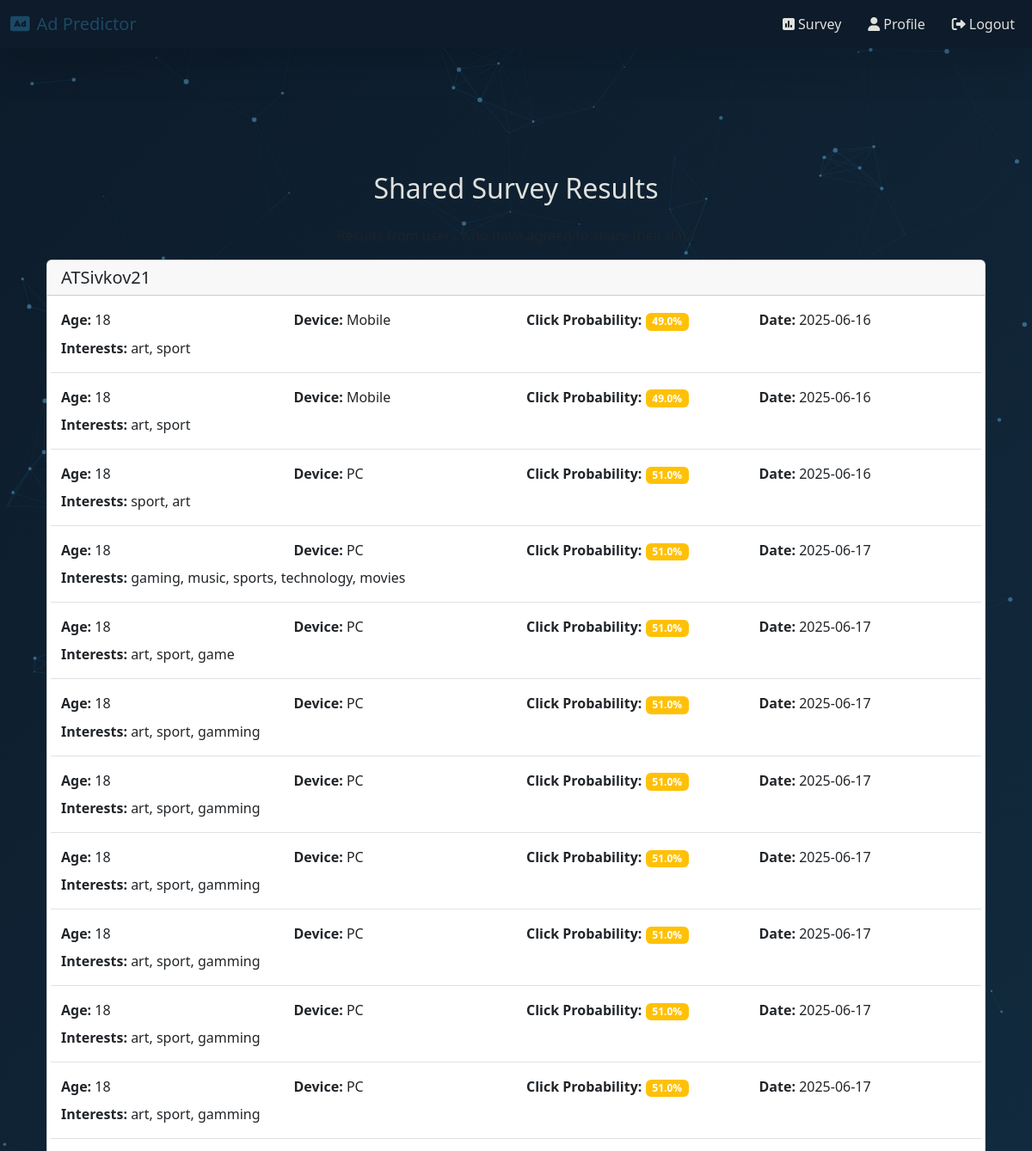
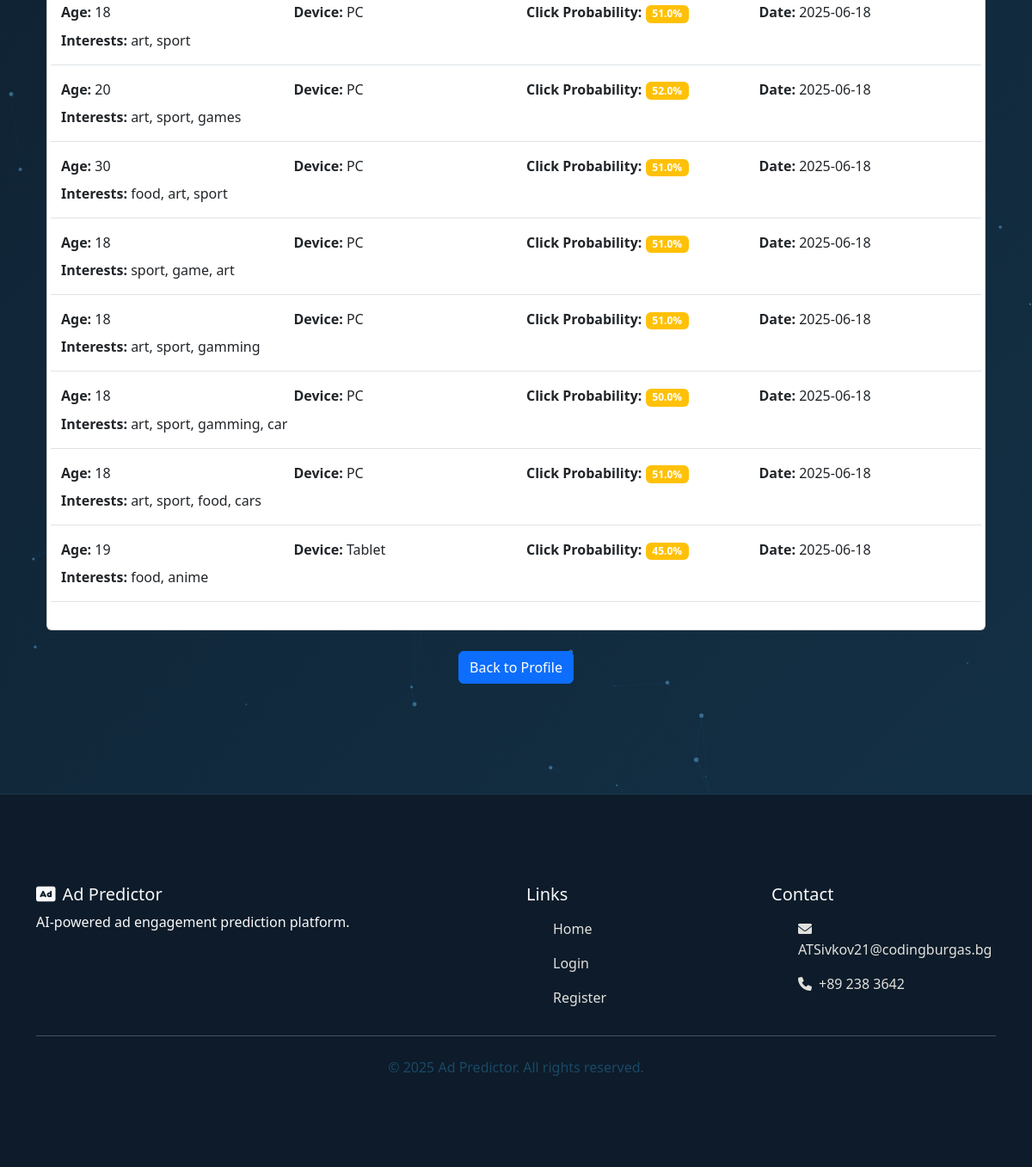
Page /shared_results (signed in) on the committed database (2 pictures, top to bottom).
### app/models.py (models this page shows, shortened)
class User(UserMixin, db.Model):
    id = db.Column(db.Integer, primary_key=True)  # Уникален ID на потребителя
    username = db.Column(db.String(64), unique=True, nullable=False)  # Потребителско име, задължително и уникално
    email = db.Column(db.String(120), unique=True, nullable=False)  # Имейл, задължителен и уникален
    password_hash = db.Column(db.String(128))  # Хеширана парола
    email_confirmed = db.Column(db.Boolean, default=False)  # Дали имейлът е потвърден (по подразбиране False)
    share_results = db.Column(db.Boolean, default=False)  # Дали потребителят дава съгласие за споделяне на резултати
    role_id = db.Column(db.Integer, db.ForeignKey('role.id'))  # Външен ключ към ролята на потребителя
    survey_responses = db.relationship('SurveyResponse', backref='user', lazy=True)  # Всички отговори на анкети, свързани с този потребител
    ad_clicks = db.relationship('AdClick', backref='user', lazy=True)  # Всички кликвания на реклами от този потребител

class SurveyResponse(db.Model):
    id = db.Column(db.Integer, primary_key=True)  # Уникален ID на отговора
    age = db.Column(db.Integer)  # Възраст на потребителя
    daily_online_hours = db.Column(db.Float)  # Часове онлайн на ден
    device = db.Column(db.String(64))  # Използвано устройство (PC, Mobile и т.н.)
    interests = db.Column(db.String(256))  # Интереси (текст)
    selected_ads = db.Column(db.String(200), nullable=True)  # Избрани реклами (по избор)
    timestamp = db.Column(db.DateTime, default=datetime.utcnow)  # Време на попълване, по подразбиране текущо време
    user_id = db.Column(db.Integer, db.ForeignKey('user.id'))  # Външен ключ към потребителя, който е попълнил анкетата

### app/main/routes.py (the view)
@main_bp.route('/shared_results')
@login_required
def shared_results():
    shared_surveys = SurveyResponse.query.join(User).filter(
        User.share_results == True,
        SurveyResponse.user_id != current_user.id
    ).all()
    user_results = {}
    for survey in shared_surveys:
        if survey.user.username not in user_results:
            user_results[survey.user.username] = []
        user_results[survey.user.username].append({
            'age': survey.age,
            'device': survey.device,
            'interests': survey.interests,
            'click_probability': predict_click_probability(survey),
            'timestamp': survey.timestamp
        })
    return render_template('main/shared_results.html', user_results=user_results)

### app/models.py (called while the page is built)
@login_manager.user_loader
def load_user(user_id):
    return User.query.get(int(user_id))  # Връща потребител с дадения ID от базата

### app/utils/ai_model.py (called while the page is built)
def predict_click_probability(survey):
    interests_len = len(survey.interests or "") / 256
    ad_count = len((survey.selected_ads or "").split(',')) / 3
    device_score = 0 if survey.device == 'PC' else (1 if survey.device == 'Mobile' else 2) / 2
    X = np.array([
        survey.age / 100,                  # Възрастта като стойност от 0 до 1
        survey.daily_online_hours / 24,   # Онлайн време като стойност от 0 до 1
        device_score,                     # Устройство като числова стойност
        interests_len,                    # Дължина на интересите (0 до 1)
        ad_count                          # Брой реклами (0 до 1)
    ]).reshape(1, -1)  # Преобразуване във формат [1, N]
    return round(float(model.predict_proba(X)[0]), 2)

    def sigmoid(self, z):
        return 1 / (1 + np.exp(-z))

    def predict_proba(self, X):
        if self.weights is None or self.bias is None:
            X_dummy = np.random.rand(10, X.shape[1])  # 10 примера със същите характеристики
            y_dummy = (X_dummy[:, 0] + X_dummy[:, 1] > 1).astype(int)  # проста логика за target
            self.fit(X_dummy, y_dummy)
        return self.sigmoid(np.dot(X, self.weights) + self.bias)

### app/main/templates/main/shared_results.html (shortened to what this page needs)
{% extends 'layout.html' %}
{% block content %}
<div class="container mt-4">
    <h2 class="text-center mb-4">Shared Survey Results</h2>
    <p class="text-muted text-center">Results from users who have agreed to share their data</p>
    {% if user_results %}
        {% for username, surveys in user_results.items() %}
        <div class="card mb-4">
            <div class="card-header">
                <h5 class="mb-0">{{ username }}</h5>
            </div>
            <div class="card-body">
                {% for survey in surveys %}
                <div class="row mb-3 border-bottom pb-3">
                    <div class="col-md-3">
                        <strong>Age:</strong> {{ survey.age }}
                    </div>
                    <div class="col-md-3">
                        <strong>Device:</strong> {{ survey.device }}
                    </div>
                    <div class="col-md-3">
                        <strong>Click Probability:</strong>
                        <span class="badge {% if survey.click_probability > 0.7 %}bg-success{% elif survey.click_probability > 0.4 %}bg-warning{% else %}bg-danger{% endif %}">
                            {{ "%.1f"|format(survey.click_probability * 100) }}%
                        </span>
                    </div>
                    <div class="col-md-3">
                        <strong>Date:</strong> {{ survey.timestamp.strftime('%Y-%m-%d') }}
                    </div>
                    <div class="col-12 mt-2">
                        <strong>Interests:</strong> {{ survey.interests }}
                    </div>
                </div>
                {% endfor %}
            </div>
        </div>
        {% endfor %}
    {% else %}
        <div class="text-center">
            <p class="lead">No shared results available yet.</p>
            <p>Users need to agree to share their results in their profile settings.</p>
        </div>
    {% endif %}
    <div class="text-center mt-4">
        <a href="{{ url_for('main.profile') }}" class="btn btn-primary">Back to Profile</a>
    </div>
</div>
{% endblock %}

### static/css/style.css (style rules this page uses)
.deep-blue-bg { background: linear-gradient(135deg, #0d1b2a 0%, #1b4965 50%, #5fa8d3 100%); background-size: 400% 400%; animation: gradientFlow 15s ease infinite; font-family: 'Segoe UI', Tahoma, Geneva, Verdana, sans-serif; color: #e0e1dd; min-height: 100vh; position: relative; overflow-x: hidden; }
.container { padding-top: 80px; padding-bottom: 80px; position: relative; z-index: 1; }

### rows in the picture
User: username "ATSivkov21"
SurveyResponse: age "18", device "Mobile", click_probability "49.0", timestamp "2025-06-16", interests "art, sport"
SurveyResponse: age "18", device "Mobile", click_probability "49.0", timestamp "2025-06-16", interests "art, sport"
SurveyResponse: age "18", device "PC", click_probability "51.0", timestamp "2025-06-16", interests "sport, art"
SurveyResponse: age "18", device "PC", click_probability "51.0", timestamp "2025-06-17", interests "gaming, music, sports, technology, movies"
SurveyResponse: age "18", device "PC", click_probability "51.0", timestamp "2025-06-17", interests "art, sport, game"
SurveyResponse: age "18", device "PC", click_probability "51.0", timestamp "2025-06-17", interests "art, sport, gamming"
SurveyResponse: age "18", device "PC", click_probability "51.0", timestamp "2025-06-17", interests "art, sport, gamming"
SurveyResponse: age "18", device "PC", click_probability "51.0", timestamp "2025-06-17", interests "art, sport, gamming"
SurveyResponse: age "18", device "PC", click_probability "51.0", timestamp "2025-06-17", interests "art, sport, gamming"
SurveyResponse: age "18", device "PC", click_probability "51.0", timestamp "2025-06-17", interests "art, sport, gamming"
SurveyResponse: age "18", device "PC", click_probability "51.0", timestamp "2025-06-17", interests "art, sport, gamming"
SurveyResponse: age "18", device "PC", click_probability "51.0", timestamp "2025-06-18", interests "art, sport"
SurveyResponse: age "20", device "PC", click_probability "52.0", timestamp "2025-06-18", interests "art, sport, games"
SurveyResponse: age "30", device "PC", click_probability "51.0", timestamp "2025-06-18", interests "food, art, sport"
SurveyResponse: age "18", device "PC", click_probability "51.0", timestamp "2025-06-18", interests "sport, game, art"
SurveyResponse: age "18", device "PC", click_probability "51.0", timestamp "2025-06-18", interests "art, sport, gamming"
SurveyResponse: age "18", device "PC", click_probability "50.0", timestamp "2025-06-18", interests "art, sport, gamming, car"
SurveyResponse: age "18", device "PC", click_probability "51.0", timestamp "2025-06-18", interests "art, sport, food, cars"
SurveyResponse: age "19", device "Tablet", click_probability "45.0", timestamp "2025-06-18", interests "food, anime"
